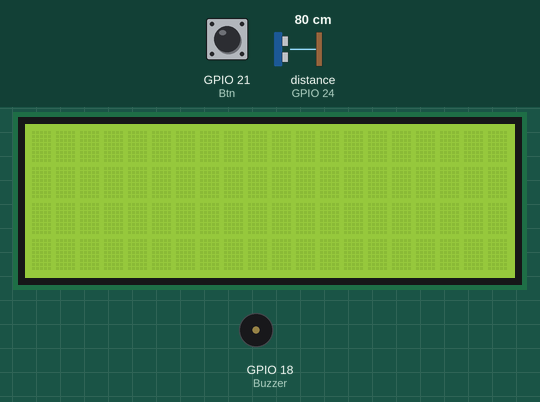
This program was run on a simulated Raspberry Pi (BCM pin numbers). Shown: 20×4 character LCD, buzzer (waves = sounding). The test bench sets the inputs (shaded band); at power-on: GPIO 21 (Btn) HIGH, distance to the obstacle (sensor on GPIO 24) 80 cm. The echo pulse lasts 58.3 µs per cm; the clock reads 2024-03-15 10:24:30 at power-on unless the program sets it; what the program prints to the terminal is not drawn.

Above: at 1.2 s.
1.3 s: GPIO 21 (Btn) pulled LOW for 0.15 s
At 3.4 s:
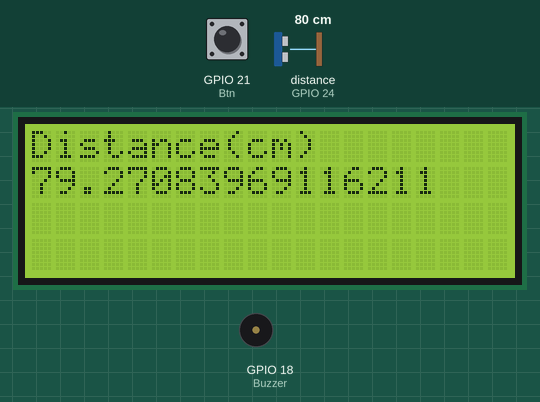
4.1 s: distance to the obstacle (sensor on GPIO 24) set to 12 cm
At 5.6 s:
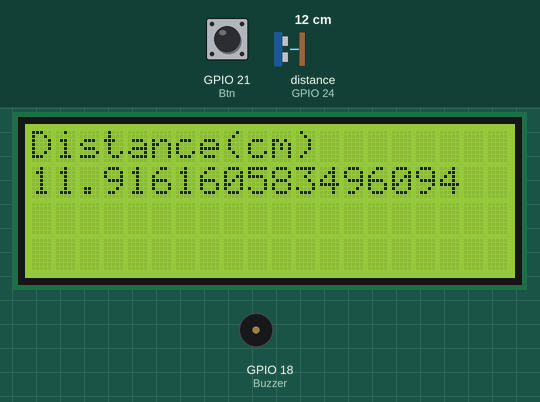
6.4 s: distance to the obstacle (sensor on GPIO 24) set to 9 cm
At 6.73 s:
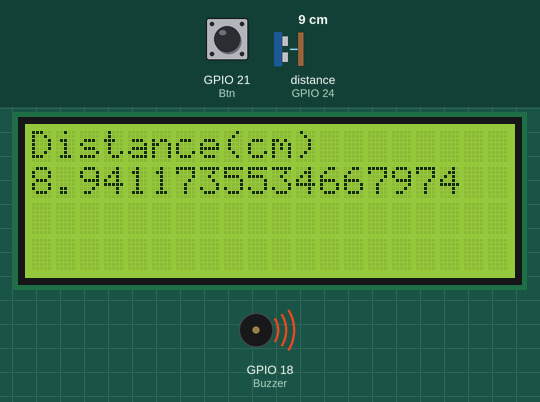
8.5 s: distance to the obstacle (sensor on GPIO 24) set to 35 cm
At 12.2 s:
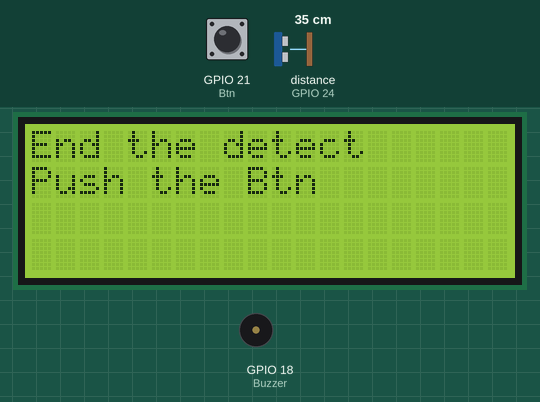
Timing chart, 0 to 12.5 s (numbered marks = the images above; inputs shaded):
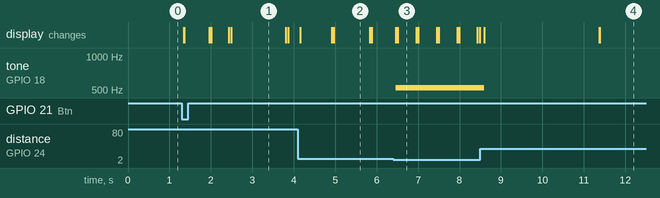

Measured:
- the behaviour switches between 11 and 10 cm on distance to the obstacle (sensor on GPIO 24) (found by bisection; images 2 and 3)
- after the input at 1.3 s, the display: first changes after 0.05 s (image 1 shows a later state)
- after the input at 4.1 s, the display: changes after 0.06 s (image 2)
- after the input at 6.4 s, tone on GPIO 18 (Buzzer): silent → 523 Hz after 0.06 s; the display: first changes after 0.06 s (image 3 shows a later state)
- after the input at 8.5 s, tone on GPIO 18 (Buzzer): 523 Hz → silent after 0.10 s
- what the display in image 1 shows lasts 1.3 s, from 2.5 s to 3.8 s
- what the display in image 2 shows lasts 0.8 s, from 5.0 s to 5.8 s

The program:

homework3.py
```python
#超音波+LCD+按鈕+蜂鳴器
#當按下按鈕時10秒內可以讓超音波偵測距離
#當距離低於10cm時蜂鳴器發出警告
#模擬倒車雷達等功能

#間斷超音波距離偵測

import time
import RPi.GPIO as GPIO
import smbus2
import sys
from RPLCD.i2c import CharLCD

# Use BCM GPIO references
# instead of physical pin numbers
GPIO.setmode(GPIO.BCM)

# 定義腳位
GPIO_TRIGGER = 23
GPIO_ECHO = 24
Btn = 21
Buzzer = 18
sys.modules['smbus'] = smbus2

print("超音波測量開始")
GPIO.setwarnings(False)
# 設定腳位輸入
GPIO.setup(GPIO_TRIGGER,GPIO.OUT)  # Trigger
GPIO.setup(GPIO_ECHO,GPIO.IN)      # Echo
GPIO.setup(Btn, GPIO.IN, pull_up_down=GPIO.PUD_UP)
GPIO.setup(Buzzer, GPIO.OUT)
p = GPIO.PWM(Buzzer, 50)
lcd = CharLCD('PCF8574', address=0x3f, port=1, backlight_enabled=True)

# 起始設定超音波關閉脈波
GPIO.output(GPIO_TRIGGER, False)

# Allow module to settle
# time.sleep(0.5)

try:
    while True:
        if GPIO.input(Btn) == GPIO.LOW:
            start_time = time.time() #計時器
            while time.time() - start_time <= 10:
                lcd.cursor_pos = (0, 0)
                GPIO.output(GPIO_TRIGGER, True)
                time.sleep(0.00001)
                GPIO.output(GPIO_TRIGGER, False)
                start = time.time()
                while GPIO.input(GPIO_ECHO) == 0:
                    start = time.time()
                while GPIO.input(GPIO_ECHO) == 1:
                    stop = time.time()

                elapsed = stop-start
                distance = elapsed * 340 *100 /2

                lcd.write_string("Distance(cm)")
                lcd.cursor_pos = (1, 0)
                lcd.write_string(str(distance))
                if distance <= 10.0:
                    print("過近")
                    p.start(50)
                    p.ChangeFrequency(523)
                else:
                    p.stop()

            lcd.clear()
            lcd.cursor_pos = (0, 0)
            lcd.write_string("End the detect")
            lcd.cursor_pos = (1, 0)
            lcd.write_string("Push the Btn")
except KeyboardInterrupt:
    lcd.clear()
    GPIO.cleanup()
```
